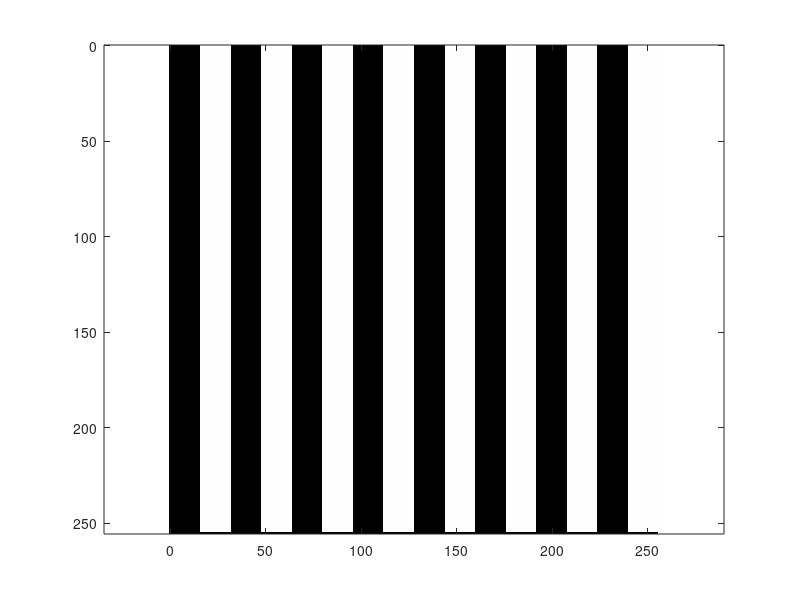
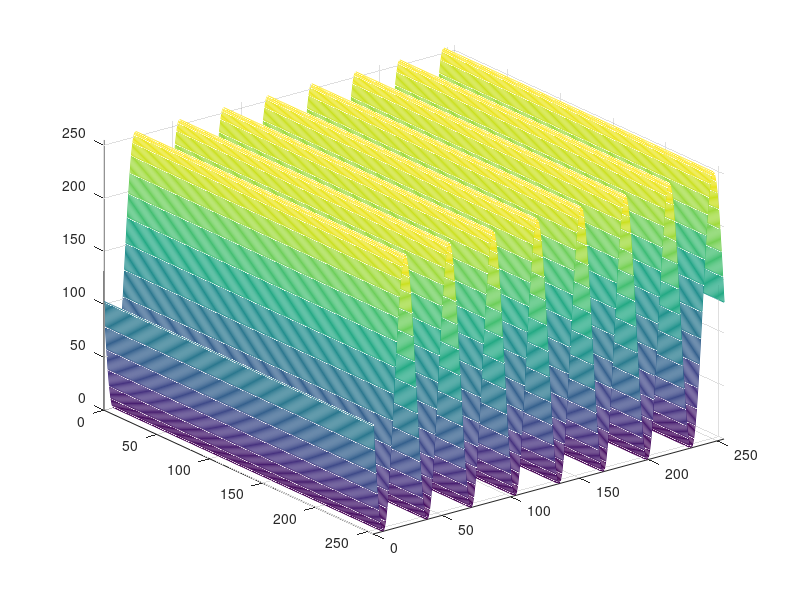
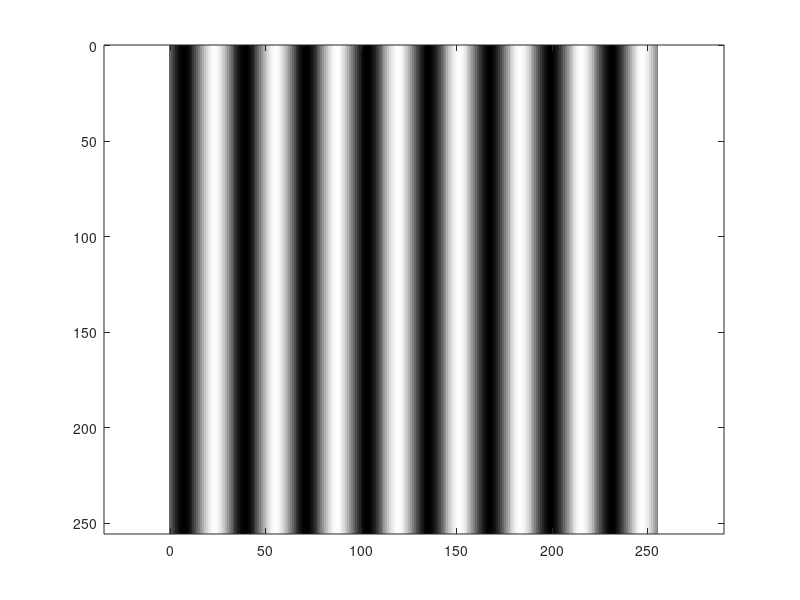

These charts were generated, in order, by the following MATLAB code:
function ip_ex01()
% This is an m-file to generate and display some simple images
% Copyright (c) 2005-20014 Cameron H. G. Wright

close all

x=0:9; y=x;  % useful for mesh plotting purposes
A=zeros(256);  % preallocate the 256x256 matrix, filled with zeros
%A(3:5,7:9)=255; % make a block of 255 in the UR corner

% A(1:255,17:32)=255;

for x=1:32:255
    A(1:255,x+16:x+31)=255;

end
% figure(1)
% mesh(x,y,A)
% axis ij  % put 0,0 in UL corner
% %axis equal
% axis tight

figure(1)
image([0 255],[0 255],A) % display a matrix as an image
axis ij  % put 0,0 in UL corner
axis equal
axis tight
colormap(gray(256)) % a 256 level (8-bit) grayscale

B=zeros(256);
x=0:255; y=x;
% Note: MATLAB uses (row, column) notation for (x, y)
for i=1:256
    for j=1:256
        B(i,j)=-sin(0.1963*j);  % ranges from -1 to +1
        % sin(2*pi*f*t) is the general format
        % f=1/32
        % 2*pi*f=0.1963
    end
end
% now shift and expand so sinusoid ranges from 0 to 255
B=B+1;  % move up range to be from 0 to 2
B=127.5*B;  % now ranges from 0 to 255

figure(2)
mesh(x,y,B) % using the default colormap
axis ij
axis([0 255 0 255 0 255]);  % tighten axes around data

figure(3)
image([0 255],[0 255],B) % display a matrix as an image
axis ij  % put 0,0 in UL corner
axis equal
axis tight
colormap(gray(256)) % a 256 valued (8-bit) grayscale

figure(1)  % start by showing the first figure

